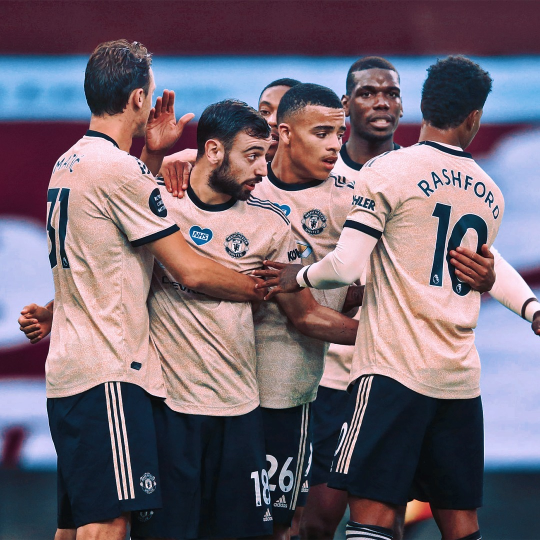
#> input picture united.jpeg, 1080 x 1080 px (shown at 1/2 size)
$ python crop.py
#> lines starting #> are read from the running program, lines starting #| are printed output that depends on the picture
import cv2
import datetime

original = cv2.imread('united.jpeg')                 # read image
#> original is the input picture: shape (1080, 1080, 3); mean B, G, R 114.6, 103.4, 117.4
resized_original = cv2.resize(original, (800,800))   # resize it
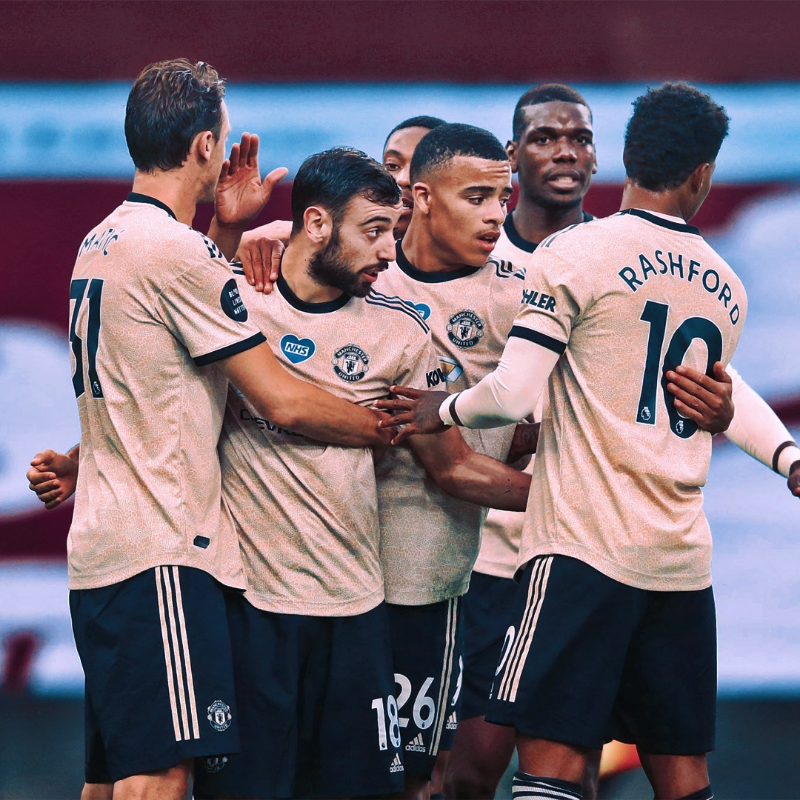
#> resized_original: shape (800, 800, 3); mean B, G, R 114.5, 103.3, 117.3
temp = resized_original.copy()                       # make a temporary copy of it

prevX = 0
prevY = 0
currentX = 0
currentY = 0

def callback(event, x, y, flag, param):
    global prevX,prevY,temp,currentX,currentY

    if event == cv2.EVENT_LBUTTONDOWN:
        prevX = x
        prevY = y

    elif event == cv2.EVENT_MOUSEMOVE and flag == cv2.EVENT_FLAG_LBUTTON:
        temp = resized_original.copy() # <---------------------------------- IMPORTANT
        currentX = x
        currentY = y
        cv2.rectangle(temp, (prevX,prevY), (x,y), (0,255,0), 3)

# not exactly required, but lets you drag the cropping rectangle in all directions
# instead of just top left to bottom right.

def selectROI():
    if prevX < currentX and prevY < currentY:
        return resized_original[ prevY:currentY , prevX:currentX , : ]

    elif prevX > currentX and prevY < currentY:
        return resized_original[ prevY:currentY , currentX:prevX , : ]

    elif prevX < currentX and prevY > currentY:
        return resized_original[ currentY:prevY , prevX:currentX , : ]

    elif prevX > currentX and prevY > currentY:
        return resized_original[ currentY:prevY , currentX:prevX , : ]


cv2.namedWindow('picture')
cv2.setMouseCallback('picture', callback)   # set callback yay!

while True:

    cv2.imshow('picture', temp)  # show the temporary copy of the resized original
    ret = cv2.waitKey(1)
#> (key Esc is pressed here)

    if ret == -1:
        continue

    elif ret == 27:           # press esc to quit
        break

    elif ret == ord('c'):    # press c to crop once rectangle is drawn

        cropped_image = selectROI()
        print('confirm crop? y/n')             # press y/n to confirm the crop
        cv2.imshow('crop', cropped_image)
        choice = cv2.waitKey(0)

        if choice == ord('y'):

            now = datetime.datetime.now()
            timeStamp = now.strftime("%d-%m-%Y_%H:%M:%S")
            name = 'cropped_'+timeStamp+'.jpeg'
            print('saved as ',name)
            cv2.imwrite(name, cropped_image)

        cv2.destroyWindow('crop')

cv2.destroyAllWindows()
